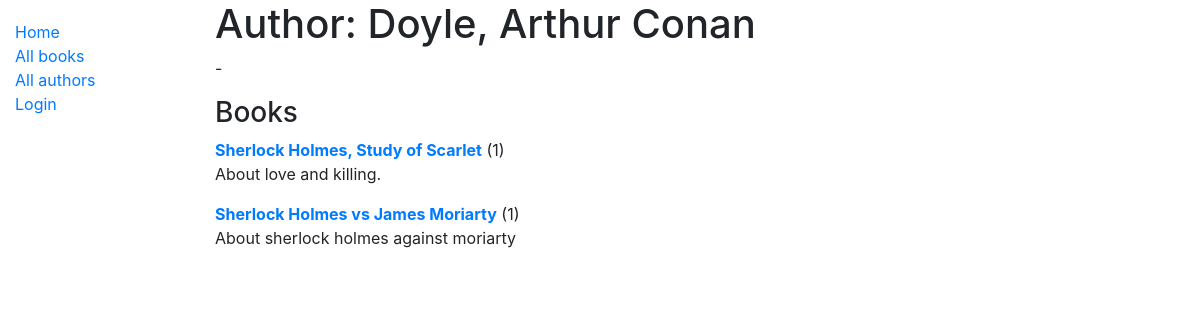
The app's page /catalog/author/1 with its own data.
### catalog/models.py (models this page shows, shortened)
class Author(models.Model):
    first_name = models.CharField(max_length=100)
    last_name = models.CharField(max_length=100)
    date_of_birth = models.DateField(null=True, blank=True)
    date_of_death = models.DateField('died', null=True, blank=True)
    class Meta:
        ordering = ['last_name', 'first_name']

class Book(models.Model):
    title = models.CharField(max_length=200)
    author = models.ForeignKey('Author', on_delete=models.SET_NULL, null=True)
    summary = models.TextField(max_length=1000,
                               help_text='Enter a brief description of book.')
    isbn = models.CharField('ISBN', max_length=13,
                            help_text='13 Character \
                <a href="https://www.isbn-international.org/content/\
                what-isbn">ISBN number</a>')
    genre = models.ManyToManyField(Genre,
                                   help_text='Select genres for this book')
    def get_absolute_url(self):
        return reverse('book-detail', args=[str(self.id)])
    def display_genre(self):
        """Create a string for Genre.Used to display genre in Site Admin."""
        return ', '.join(genre.name for genre in self.genre.all()[:3])
    display_genre.short_description = 'Genre'

### catalog/views.py (the view)
# urls.py: path('author/<int:pk>', views.AuthorDetailView.as_view(),
class AuthorDetailView(generic.DetailView):
    model = Author
    template_name = 'catalog/author_detail.html'

### catalog/templates/catalog/author_detail.html
{% extends "base_generic.html" %}
{% block content %}
	<h1>Author: {{author.last_name}}, {{author.first_name}}</h1>
	<p>{{author.date_birth}}-{{author.date_death}}</p>
	<h3>Books</h3>
	{% for book in author.book_set.all %}
	<p>
		<a href="{{ book.get_absolute_url }}"><strong>{{ book.title }}</strong></a>
		({{ book.bookinstance_set.all.count }})<br>
		{{ book.summary }}
	</p>
	{% endfor %}
{% endblock %}

### records on screen
Author: last_name "Doyle", first_name "Arthur Conan"
Book: title "Sherlock Holmes, Study of Scarlet", bookinstance_set.all.count "1", summary "About love and killing."
Book: title "Sherlock Holmes vs James Moriarty", bookinstance_set.all.count "1", summary "About sherlock holmes against moriarty"
